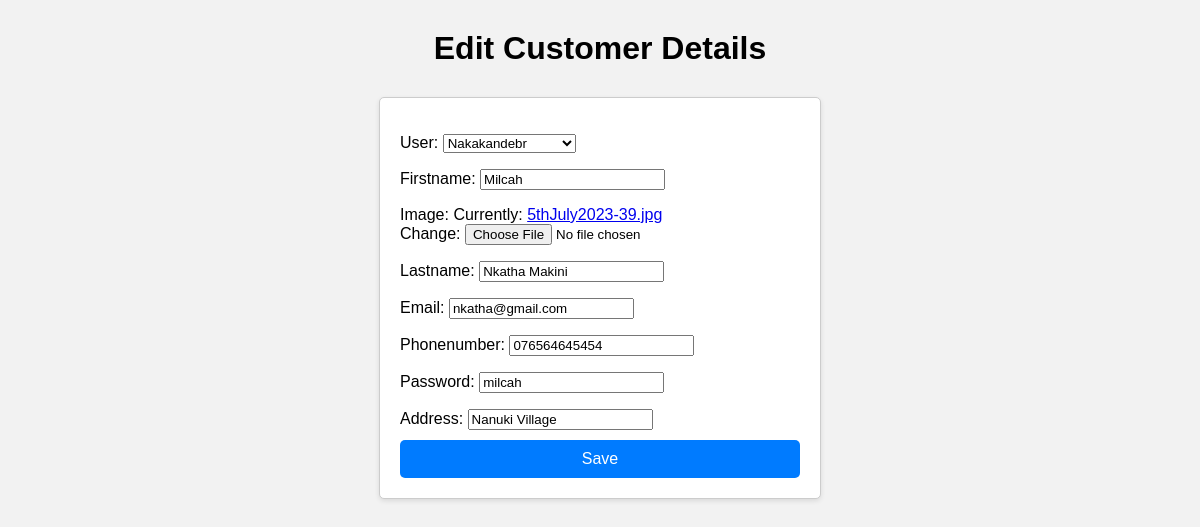
Page /customer/customer/edit/11/ on the earlier database version.
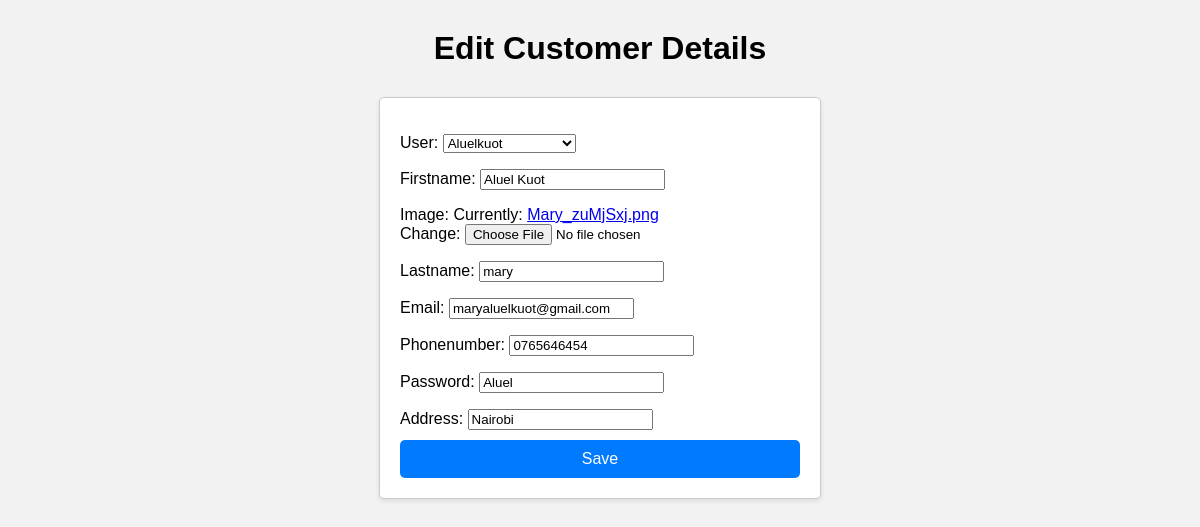
Same page on the later database version.
### customer/models.py (models this page shows, shortened)
class Customer(models.Model):
    user = models.OneToOneField(User, null=True , on_delete = models.CASCADE)
    firstname=models.CharField(max_length=42)
    image = models.ImageField()
    lastname=models.CharField(max_length=42)
    email=models.EmailField(max_length=200)
    phonenumber=models.CharField(max_length=20)
    password = models.CharField(max_length=10)
    address=models.CharField(max_length=32)

### customer/views.py (the view)
# urls.py: path("customer/edit/<int:id>/",customer_update_view, name="customer_update_view"),
def customer_update_view(request, id):
    customer = Customer.objects.get(id=id)
    if request.method == 'POST':
        form = CustomerForm(request.POST, instance=customer)
        if form.is_valid():
            form.save()
            return redirect("customer_detail", id=customer.id)
    else:
        form = CustomerForm(instance=customer)
    return render(request, "customer/edit_customer.html", {'form': form})

### customer/forms.py
class CustomerForm(forms.ModelForm):
    class Meta:
        model = Customer
        fields = '__all__'

### templates/customer/edit_customer.html (shortened to what this page needs)
<!DOCTYPE html>
<html lang="en">
<head>
</head>
<body>
    <h1>Edit Customer Details</h1>
    <form method="POST" class="upload-form">
       {{form.as_p}}
       <button type="submit">Save</button>
    </form>
</body>
</html>

Differences in the rows shown:
changed Customer: user "Nakakandebr" → "Aluelkuot"; firstname "Milcah" → "Aluel Kuot"; lastname "Nkatha Makini" → "mary"; email "nkatha@gmail.com" → "maryaluelkuot@gmail.com"; phonenumber "076564645454" → "0765646454"; password "milcah" → "Aluel"; address "Nanuki Village" → "Nairobi"
Other differences:
text no longer shown: "User: Firstname: Image: Currently: 5thJuly2023-39.jpg Change: Lastname: Email: Phonenumber: Password: Address:"
text now shown: "User: Firstname: Image: Currently: Mary_zuMjSxj.png Change: Lastname: Email: Phonenumber: Password: Address:"
